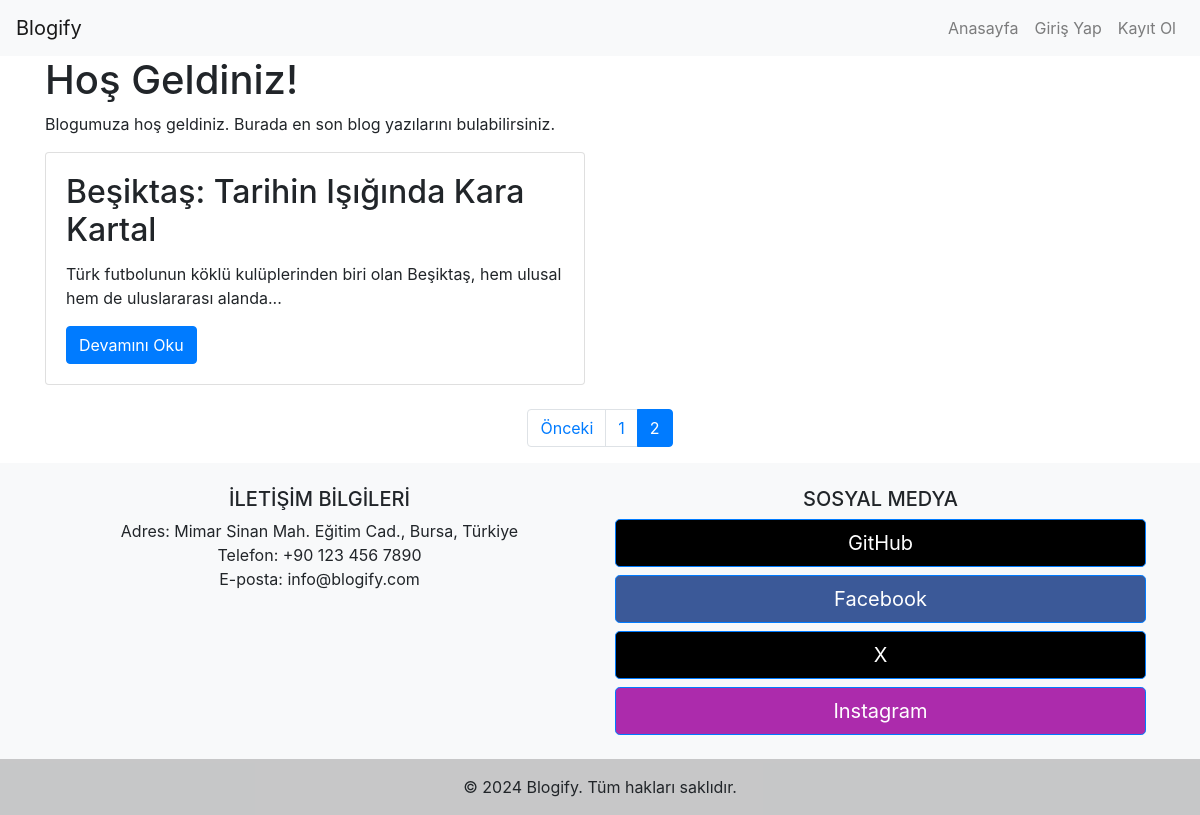
The page /blog/index.php?page=2 on the database its author committed.
### tables this page shows
CREATE TABLE `blog_posts` (
  `id` int(11) NOT NULL,
  `title` varchar(255) NOT NULL,
  `content` text NOT NULL,
  `author` varchar(255) NOT NULL,
  `created_at` timestamp NOT NULL DEFAULT current_timestamp() ON UPDATE current_timestamp()
);

### blog/index.php (the view, shortened to what this page needs)
<?php
include 'db.php';
$posts_per_page = 5;
if (isset($_GET['page']) && is_numeric($_GET['page'])) {
    $current_page = (int)$_GET['page'];
} else {
    $current_page = 1;
}
$query = "SELECT COUNT(*) FROM blog_posts";
$result = mysqli_query($conn, $query);
$row = mysqli_fetch_row($result);
$total_posts = $row[0];
$total_pages = ceil($total_posts / $posts_per_page);
$offset = ($current_page - 1) * $posts_per_page;
$query = "SELECT * FROM blog_posts ORDER BY created_at DESC LIMIT $offset, $posts_per_page";
$result = mysqli_query($conn, $query);
?>
<?php include 'header.php'; ?>
<div class="container">
    <h1>Hoş Geldiniz!</h1>
    <p>Blogumuza hoş geldiniz. Burada en son blog yazılarını bulabilirsiniz.</p>
    <div class="row">
        <?php
        while ($row = mysqli_fetch_assoc($result)) {
            echo '<div class="col-md-6">';
            echo '<div class="card mb-4">';
            echo '<div class="card-body">';
            echo '<h2 class="card-title">' . $row['title'] . '</h2>';
            echo '<p class="card-text">' . substr($row['content'], 0, 100) . '...</p>';
            echo '<a href="read_more.php?id=' . $row['id'] . '" class="btn btn-primary">Devamını Oku</a>';
            echo '</div>';
            echo '</div>';
            echo '</div>';
        }
        ?>
    </div>
    <nav aria-label="Page navigation example">
        <ul class="pagination justify-content-center">
            <?php
            if ($current_page > 1) {
                echo '<li class="page-item"><a class="page-link" href="index.php?page=' . ($current_page - 1) . '">Önceki</a></li>';
            }
            for ($i = 1; $i <= $total_pages; $i++) {
                if ($i == $current_page) {
                    echo '<li class="page-item active"><a class="page-link" href="#">' . $i . '</a></li>';
                } else {
                    echo '<li class="page-item"><a class="page-link" href="index.php?page=' . $i . '">' . $i . '</a></li>';
                }
            }
            ?>
        </ul>
    </nav>
</div>
<?php
include 'footer.php';
?>

### rows shown on the page
blog_posts: title "Beşiktaş: Tarihin Işığında Kara Kartal", content "Türk futbolunun köklü kulüplerinden biri olan Beşiktaş, hem ulusal hem de uluslararası alanda"
